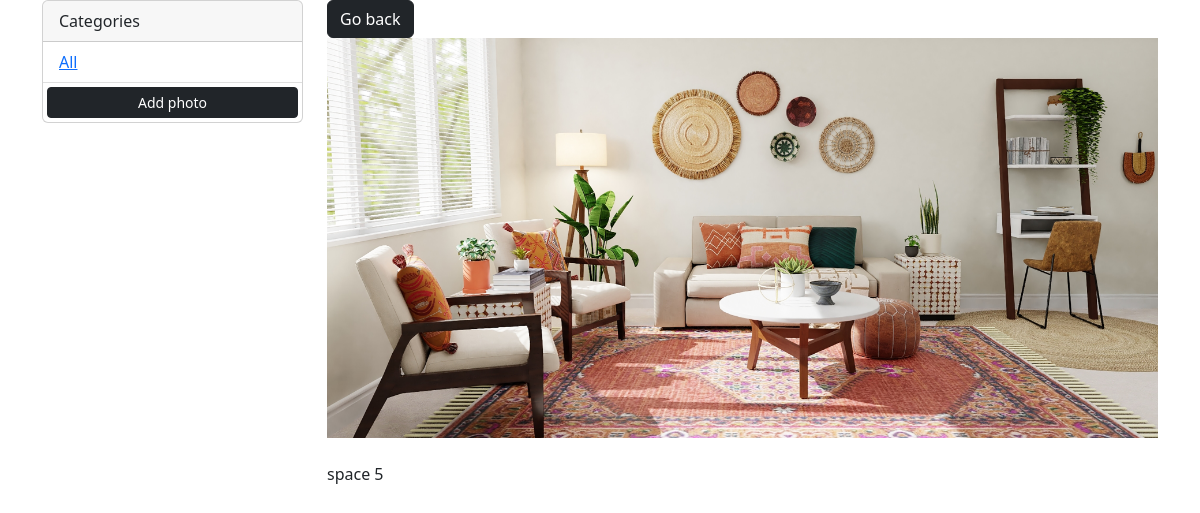
The page /photo/9 on the database its author committed.
### photos/models.py (models this page shows, shortened)
class Photo(models.Model):
    id = models.AutoField(primary_key=True)
    category = models.ForeignKey(Category, on_delete=models.SET_NULL, null=True, blank=True)
    image = models.ImageField(null=False, blank=False)
    description = models.TextField(max_length=500, null=False, blank=False)
    date = models.DateTimeField(auto_now_add=True)

### photos/views.py (the view)
# urls.py: path('photo/<str:pk>', views.viewPhoto, name='photo'),
def viewPhoto(request, pk):
    photo = Photo.objects.get(id=pk)
    return render(request, 'pics/photo.html', {'photo': photo})

### photos/templates/pics/photo.html
{% extends 'pics/base.html'%} {% block content %}
<div class="row justify-content-center">
  <div class="col">
    <a href="{% url 'gallery'%}" class="btn btn-dark">Go back</a>
    <div style="height: 50vh">
      <img
        style="width: 100%; max-height: 100%; object-fit: cover"
        src=" {{photo.image.url}} "
        class="img-fluid"
      />
      <p class="mt-4">{{ photo.description }}</p>
    </div>
  </div>
</div>
{% endblock %}

### rows shown on the page
Photo: image (picture), description "space 5"
